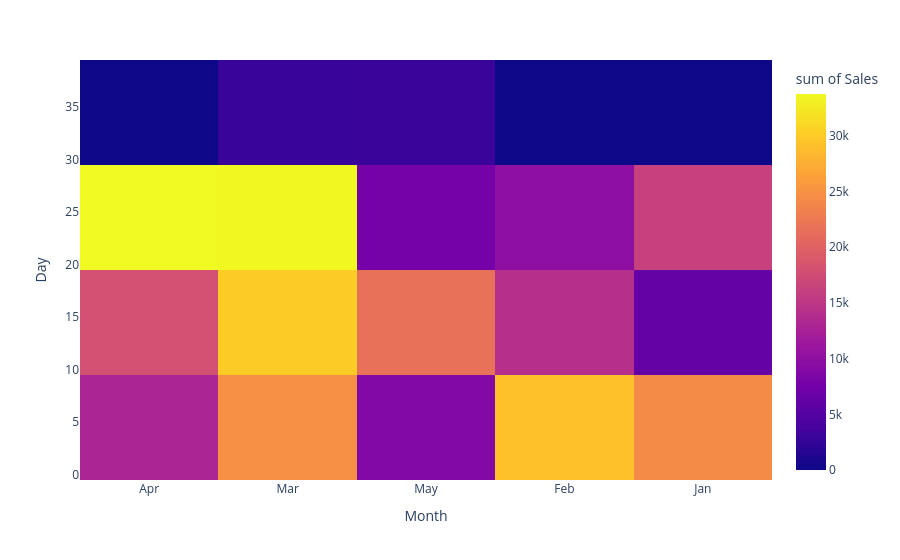

Source (notebook cell):
### Code cell
# 3

import plotly.express as px
import pandas as pd
import numpy as np

np.random.seed(20)
data = {
    'Month': np.random.choice(['Jan', 'Feb', 'Mar', 'Apr', 'May'], 100),
    'Day': np.random.choice(range(1, 31), 100),
    'Sales': np.random.randint(1000, 5000, 100)
}
df = pd.DataFrame(data)

fig = px.density_heatmap(df, x='Month', y='Day', z='Sales')
fig.show()

### Figure 1 — Plotly figure (JSON) as saved in the notebook; plotly's stock layout.template omitted (floating-point values rounded to 4 significant figures)
{"data": [{"coloraxis": "coloraxis", "histfunc": "sum", "hovertemplate": "Month=%{x}<br>Day=%{y}<br>sum of Sales=%{z}<extra></extra>", "name": "", "type": "histogram2d", "x": ["Apr", "Mar", "May", "Mar", "Feb", "May", "Apr", "Mar", "Jan", "Jan", "Mar", "Mar", "Apr", "Apr", "Jan", "Jan", "Feb", "Mar", "Mar", "Apr", "Mar", "Feb", "Apr", "Mar", "Apr", "Apr", "Feb", "Jan", "Mar", "Apr", "Apr", "Mar", "Apr", "Feb", "Jan", "Apr", "Jan", "Mar", "Mar", "Apr", "Apr", "Jan", "Mar", "Feb", "Mar", "Apr", "Mar", "Feb", "May", "May", "Apr", "Apr", "Jan", "Mar", "Mar", "Apr", "Mar", "Mar", "Feb", "Mar", "Feb", "Jan", "Mar", "Mar", "May", "May", "Apr", "May", "Jan", "Jan", "Apr", "May", "Jan", "Mar", "Feb", "May", "May", "May", "Jan", "May", "Feb", "Feb", "Apr", "Mar", "Feb", "Feb", "Jan", "Jan", "Mar", "Apr", "Mar", "May", "Mar", "Mar", "Feb", "May", "Mar", "Feb", "May", "Feb"], "xaxis": "x", "xbingroup": "x", "y": [23, 10, 10, 22, 3, 16, 26, 23, 2, 25, 18, 17, 9, 12, 6, 1, 27, 23, 6, 5, 12, 19, 10, 26, 15, 21, 6, 4, 12, 10, 24, 30, 29, 2, 3, 20, 23, 14, 22, 21, 21, 18, 29, 14, 25, 12, 24, 2, 10, 19, 20, 5, 21, 13, 5, 10, 11, 1, 16, 22, 28, 16, 11, 5, 4, 13, 11, 3, 8, 1, 12, 23, 16, 19, 8, 12, 30, 22, 28, 8, 24, 6, 23, 2, 7, 13, 5, 29, 7, 1, 8, 15, 3, 27, 7, 19, 12, 20, 16, 9], "yaxis": "y", "ybingroup": "y", "z": [4835, 2099, 2094, 4809, 1969, 1278, 1208, 4408, 4047, 2580, 2321, 2858, 4799, 2780, 2713, 4530, 3459, 3019, 1990, 3610, 1513, 3422, 1361, 1405, 3181, 4974, 3985, 2732, 4026, 1138, 3240, 2899, 4588, 2135, 3280, 1331, 4471, 1310, 4211, 4076, 3454, 2661, 1774, 1827, 3279, 1073, 4211, 1786, 2716, 2123, 2216, 1823, 1064, 3724, 1048, 3362, 1039, 4109, 3998, 1732, 1124, 1005, 4482, 4087, 3523, 4255, 2930, 4141, 2425, 2999, 2072, 4157, 2656, 2830, 2590, 3006, 2958, 3503, 4440, 1241, 3028, 4745, 3839, 1717, 3222, 4963, 1637, 3663, 4834, 2707, 2432, 3206, 4520, 4745, 4972, 1375, 3909, 2264, 1548, 3893]}], "layout": {"coloraxis": {"colorbar": {"title": {"text": "sum of Sales"}}, "colorscale": [[0, "#0d0887"], [0.1111, "#46039f"], [0.2222, "#7201a8"], [0.3333, "#9c179e"], [0.4444, "#bd3786"], [0.5556, "#d8576b"], [0.6667, "#ed7953"], [0.7778, "#fb9f3a"], [0.8889, "#fdca26"], [1, "#f0f921"]]}, "legend": {"tracegroupgap": 0}, "margin": {"t": 60}, "xaxis": {"anchor": "y", "domain": [0, 1], "title": {"text": "Month"}}, "yaxis": {"anchor": "x", "domain": [0, 1], "title": {"text": "Day"}}}}
